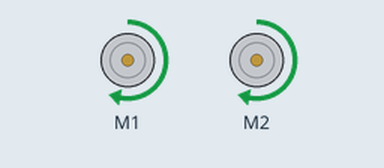
Bench run of a sketch on a simulated Arduino Uno, built with avr-gcc and run on an emulated ATmega328P. Parts: 2 × DC motor (green arrow = forward, orange = backward, longer = faster). What the sketch prints to the serial monitor is not drawn.

Above: at 1.0 s.
At 4.0 s:
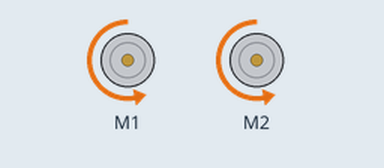
At 7.5 s:
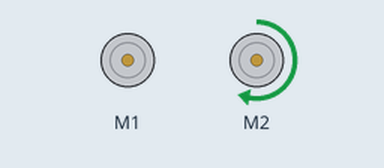
At 12.5 s:
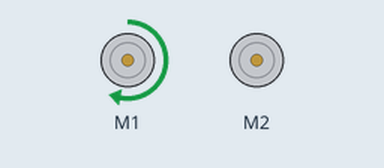
Timing chart, 0 to 19.5 s (numbered marks = the images above):
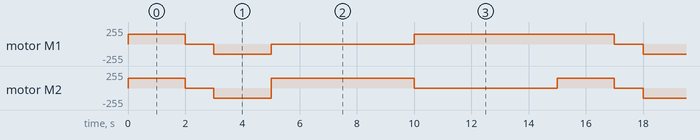

The sketch:

tESTING_PHASE_1.ino
```cpp
#include <AFMotor.h>

AF_DCMotor motor1(1);
AF_DCMotor motor2(2);
AF_DCMotor motor3(3);
AF_DCMotor motor4(4);

void setup()
{
  Serial.begin(9600);
  Serial.println("System is started.....");

  motor1.setSpeed(150);
  motor1.run(RELEASE);
  motor2.setSpeed(150);
  motor2.run(RELEASE);
}

void loop()
{
   forward();
   delay(2000);
   stop();
   delay(1000);
   back();
   delay(2000);
   stop();
   left();
   delay(5000);
   stop();
   right();
   delay(5000);
   stop();

}
void forward()
{
  motor1.run(FORWARD);
  motor2.run(FORWARD);

}
 void back()
{
  motor1.run(BACKWARD);
  motor2.run(BACKWARD);

}
void stop()
{
  motor1.run(RELEASE);
  motor2.run(RELEASE);

}
void left()
{
  motor1.run(RELEASE);
  motor2.run(FORWARD);

}
void right()
{


  motor1.run(FORWARD);
  motor2.run(RELEASE);

}
```

Measured:
- by itself, motor M1: repeats every 15.0 s: stopped 1.0 s, backward 150/255 2.0 s, stopped 5.0 s, forward 150/255 7.0 s
- by itself, motor M2: repeats every 15.0 s: stopped 1.0 s, backward 150/255 2.0 s, forward 150/255 5.0 s, stopped 5.0 s, forward 150/255 2.0 s
